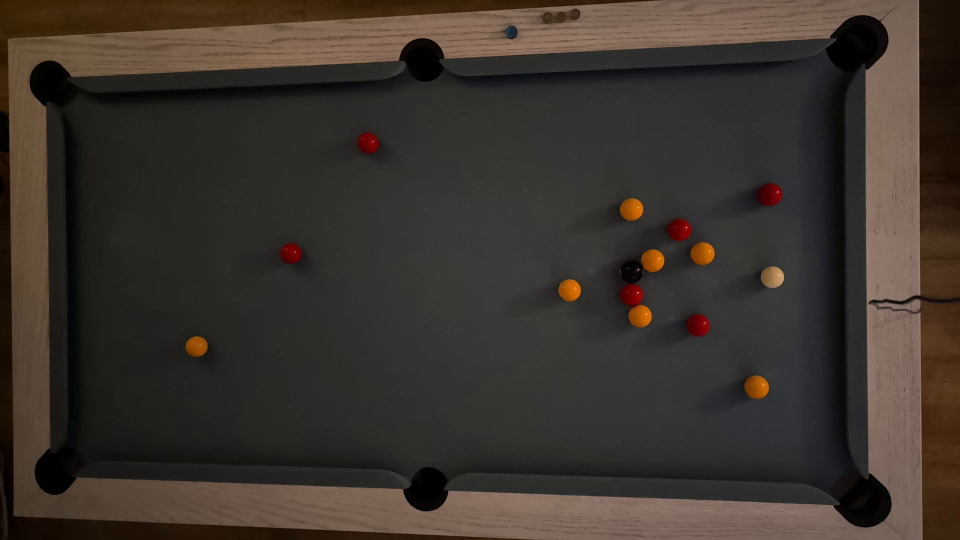
#> input picture tests/fixtures/poolgame/break-shot-red-potted-2026-10-26.png, 1920 x 1080 px (shown at 1/2 size)
$ python -i audit_evidence.py   (imports and definitions only)
#> lines starting #> are read from the running program, lines starting #| are printed output that depends on the picture
#> further down, picture is the input picture: PIL image 1920x1080 RGB; mean R, G, B 60, 51.8, 45.4
import os
import sys
import json
import hashlib
import time
from pathlib import Path
from collections import defaultdict, Counter
from datetime import datetime, timezone

try:
    from PIL import Image
    HAS_PIL = True
except ImportError:
    HAS_PIL = False

try:
    import cv2
    HAS_CV2 = True
except ImportError:
    HAS_CV2 = False

try:
    import numpy as np
    HAS_NP = True
except ImportError:
    HAS_NP = False

ROOT = Path(r"c:\code\SkyEye")
OUT_DIR = Path(r"C:\Users\richardkeast\.gemini\antigravity\brain\84dc0d15-24fb-4a73-9ecf-d2adee6f9b98\scratch")
# [1 line not run here, left out]

SCAN_TARGETS = [
    ROOT / "tests" / "fixtures",
    ROOT / "docs" / "evidence",
    ROOT / "work",
]

PRUNE_DIRS = {
    "android-sdk-11",
    "railbird-pool-1.2.10",
    ".venv",
    "venv",
    "node_modules",
    "bin",
    "obj",
    ".git",
    "__pycache__",
}

IMAGE_EXTS = {".png", ".jpg", ".jpeg", ".bmp", ".webp", ".gray"}
VIDEO_EXTS = {".mp4", ".ts", ".h264", ".mkv", ".mov"}
DATA_EXTS = {".json", ".jsonl", ".csv", ".xml", ".log", ".md", ".txt", ".yaml", ".yml"}

# [6 lines left out: function sha256_file, not called in this run]

def compute_hashes_and_stats(img: Image.Image):
    gray = img.convert("L")
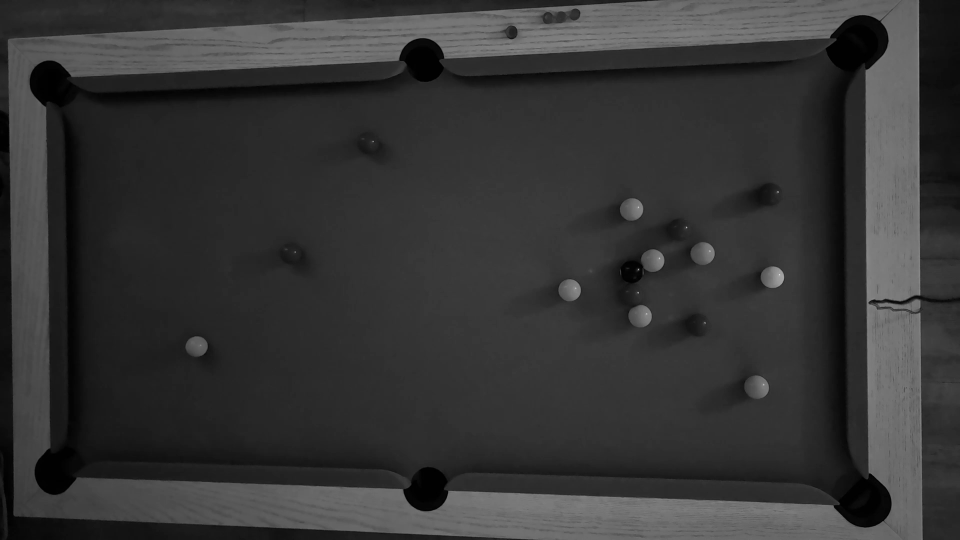
#> gray: PIL image 1920x1080 L (shown at 1/2 size); min 0, max 235, mean 53.4
    # Mean luma
    stat_small = gray.resize((64, 64), Image.Resampling.BILINEAR)
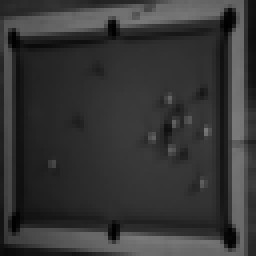
#> stat_small: PIL image 64x64 L (shown 4 times larger); min 1, max 122, mean 53.5
    px = list(stat_small.getdata())
#> px = 4096 values, max 122 at index 1914, min 1 at index 440, mean 53.5
    mean_luma = sum(px) / len(px)
#> mean_luma = 53.5

    # dHash (9x8)
    d_img = gray.resize((9, 8), Image.Resampling.BILINEAR)
    d_px = list(d_img.getdata())
#> d_px = 72 values, max 84 at index 68, min 31 at index 55, mean 53.65
    dhash = 0
    for row in range(8):
        row_offset = row * 9
        for col in range(8):
            if d_px[row_offset + col] > d_px[row_offset + col + 1]:
                dhash |= (1 << (row * 8 + col))

    # aHash (8x8)
    a_img = gray.resize((8, 8), Image.Resampling.BILINEAR)
    a_px = list(a_img.getdata())
#> a_px = 64 values, max 84 at index 5, min 32 at index 48, mean 53.69
    avg = sum(a_px) / 64.0
#> avg = 53.69
    ahash = 0
    for i, val in enumerate(a_px):
        if val >= avg:
            ahash |= (1 << i)
#> this loop made 64 passes
#> (val, ahash) on passes 1, 2, 3, 4, 5, 6, 7, 8, 16, 24, 28, 29: (59, 1), (72, 3), (80, 7), (74, 15), (82, 31), (84, 63), (71, 127), (56, 255), (62, 33023), (67, 8421631), (54, 142639359), (56, 411074815)
#> ahash on passes 61 to 64: 2197915568865050879, 4503758578078744831, 9115444596506132735, 18338816633360908543
#> after the loop, ahash = 18338816633360908543

    return f"{dhash:016x}", f"{ahash:016x}", round(mean_luma, 2)

# [286 lines left out: functions classify_image, inspect_adjacent_json, main, not called in this run]

# [2 lines not run here, left out]

>>> from PIL import Image
>>> picture = Image.open('../../../tests/fixtures/poolgame/break-shot-red-potted-2026-10-26.png')
>>> result = compute_hashes_and_stats(picture)
#> result = ('e0616131316161c4', 'fe809090988080ff', 53.5)
